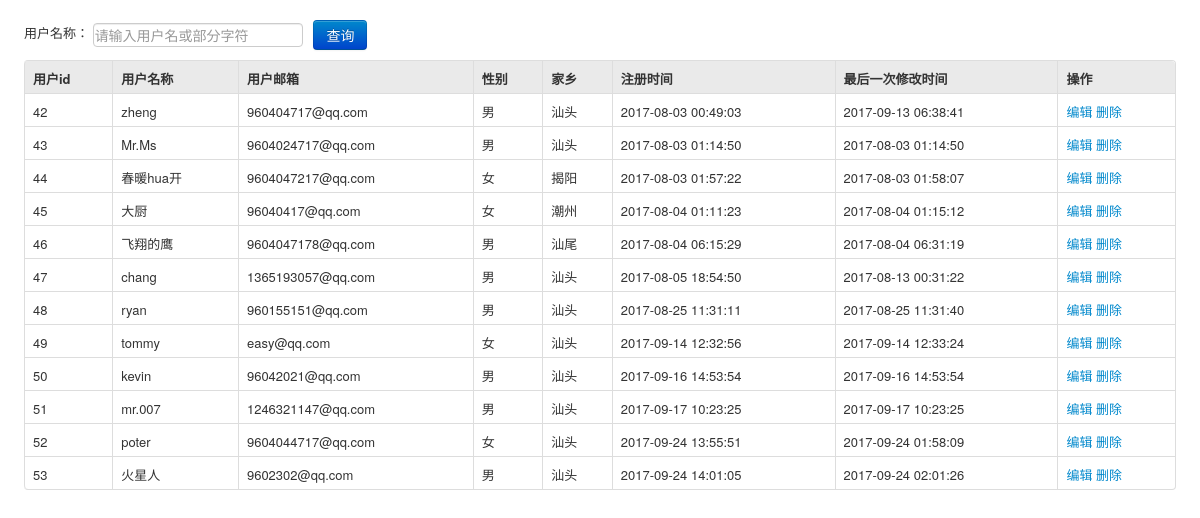
Screenshot of /admin/User/index.php with the database file from the repository.
### tables this page shows
CREATE TABLE IF NOT EXISTS `personal_info` (
  `id` int(10) NOT NULL AUTO_INCREMENT,
  `name` varchar(255) NOT NULL,
  `password_digest` char(40) NOT NULL,
  `head_img` varchar(255) NOT NULL DEFAULT '../assets/img/default.jpg',
  `sex` char(4) NOT NULL DEFAULT '男',
  `hometown_city` varchar(40) NOT NULL DEFAULT '汕头',
  `hometown_province` varchar(40) NOT NULL DEFAULT '潮汕',
  `email` varchar(255) NOT NULL,
  `personal_write` varchar(255) DEFAULT NULL,
  `created_at` datetime NOT NULL,
  `updated_at` datetime NOT NULL,
  PRIMARY KEY (`id`)
);

### admin/models/admin.php (called while the page is built, shortened)
<?php
function sel_perInfo($dbc)
{
	$q="select * from personal_info";
	$res=$dbc->query($q);
	return $res;
}
 ?>

### admin/User/index.php (the view, shortened to what this page needs)
<?php
require '../../mysql_connect.php';
require '../models/admin.php';
 ?>
<!DOCTYPE html>
<html>
<head>
    <link rel="stylesheet" type="text/css" href="../Css/bootstrap.css" />
    <link rel="stylesheet" type="text/css" href="../Css/bootstrap-responsive.css" />
    <link rel="stylesheet" type="text/css" href="../Css/style.css" />
</head>
<body>
<form class="form-inline definewidth m20" action="index.php" method="post">
    用户名称：
    <input type="text" name="username" id="username" class="abc input-default" placeholder="请输入用户名或部分字符" value="">&nbsp;&nbsp;
    <button type="submit" class="btn btn-primary">查询</button>
</form>
<table class="table table-bordered table-hover definewidth m10">
    <thead>
    <tr>
        <th>用户id</th>
        <th>用户名称</th>
        <th>用户邮箱</th>
        <th>性别</th>
        <th>家乡</th>
        <th>注册时间</th>
        <th>最后一次修改时间</th>
        <th>操作</th>
    </tr>
    </thead>
    <?php  if ($_SERVER['REQUEST_METHOD'] == 'POST') {
                    $username=$_POST['username'];
                    if(!empty($username)){
                        $user_search_res=user_search($dbc,$username);foreach($user_search_res as $user_search_row){?>
                        <tr>
            <td><?php echo $user_search_row['id']; ?></td>
            <td><?php echo $user_search_row['name']; ?></td>
            <td><?php echo $user_search_row['email']; ?></td>
            <td><?php echo $user_search_row['sex']; ?></td>
            <td><?php echo $user_search_row['hometown_city']; ?></td>
            <td><?php echo $user_search_row['created_at']; ?></td>
             <td><?php echo $user_search_row['updated_at']; ?></td>
            <td>
                <a href="edit.php?user_id=<?php echo $user_search_row['id']; ?>">编辑</a>
                <a href="index.php?action=del&user_id=<?php echo $user_search_row['id'];  ?>" >删除</a>
            </td>
        </tr>
         <?php } ?>
</table>
                   <?php }
                }else{
     ?>
     <?php  $res=sel_perInfo($dbc); foreach($res as $row){ ?>
	     <tr>
            <td><?php echo $row['id']; ?></td>
            <td><?php echo $row['name']; ?></td>
            <td><?php echo $row['email']; ?></td>
            <td><?php echo $row['sex']; ?></td>
            <td><?php echo $row['hometown_city']; ?></td>
            <td><?php echo $row['created_at']; ?></td>
             <td><?php echo $row['updated_at']; ?></td>
            <td>
                <a href="edit.php?user_id=<?php echo $row['id']; ?>">编辑</a>
                <a href="index.php?action=del&user_id=<?php echo $row['id'];  ?>" >删除</a>
            </td>
        </tr>
         <?php } ?>
</table>
<?php } ?>
</body>
</html>

### admin/Css/style.css (style rules this page uses)
body { font-size: 13px; }
select, textarea, input[type="text"], input[type="password"], input[type="datetime"], input[type="datetime-local"], input[type="date"], input[type="month"], input[type="time"], input[type="week"], input[type="number"], input[type="email"], input[type="url"], input[type="search"], input[type="tel"], input[type="color"], .uneditable-input { padding: 1px; }
form { margin: 0 0 5px; }
.table td, .table th { padding-top: 8px; padding-bottom: 4px; line-height:20ppx; }
.table th { background-color:#eaeaea; }
.definewidth { width:96%; margin:auto; }
.m10 { margin-top:10px; }
.m20 { padding-top:20px; }

### admin/User/index.php (style rules this page uses)
body { padding-bottom: 40px; }

### rows the page displays
personal_info: id "42", name "zheng", email "960404717@qq.com", sex "男", hometown_city "汕头", created_at "2017-08-03 00:49:03", updated_at "2017-09-13 06:38:41"
personal_info: id "43", name "Mr.Ms", email "9604024717@qq.com", sex "男", hometown_city "汕头", created_at "2017-08-03 01:14:50", updated_at "2017-08-03 01:14:50"
personal_info: id "44", name "春暖hua开", email "9604047217@qq.com", sex "女", hometown_city "揭阳", created_at "2017-08-03 01:57:22", updated_at "2017-08-03 01:58:07"
personal_info: id "45", name "大厨", email "96040417@qq.com", sex "女", hometown_city "潮州", created_at "2017-08-04 01:11:23", updated_at "2017-08-04 01:15:12"
personal_info: id "46", name "飞翔的鹰", email "9604047178@qq.com", sex "男", hometown_city "汕尾", created_at "2017-08-04 06:15:29", updated_at "2017-08-04 06:31:19"
personal_info: id "47", name "chang", email "1365193057@qq.com", sex "男", hometown_city "汕头", created_at "2017-08-05 18:54:50", updated_at "2017-08-13 00:31:22"
personal_info: id "48", name "ryan", email "960155151@qq.com", sex "男", hometown_city "汕头", created_at "2017-08-25 11:31:11", updated_at "2017-08-25 11:31:40"
personal_info: id "49", name "tommy", email "easy@qq.com", sex "女", hometown_city "汕头", created_at "2017-09-14 12:32:56", updated_at "2017-09-14 12:33:24"
personal_info: id "50", name "kevin", email "96042021@qq.com", sex "男", hometown_city "汕头", created_at "2017-09-16 14:53:54", updated_at "2017-09-16 14:53:54"
personal_info: id "51", name "mr.007", email "1246321147@qq.com", sex "男", hometown_city "汕头", created_at "2017-09-17 10:23:25", updated_at "2017-09-17 10:23:25"
personal_info: id "52", name "poter", email "9604044717@qq.com", sex "女", hometown_city "汕头", created_at "2017-09-24 13:55:51", updated_at "2017-09-24 01:58:09"
personal_info: id "53", name "火星人", email "9602302@qq.com", sex "男", hometown_city "汕头", created_at "2017-09-24 14:01:05", updated_at "2017-09-24 02:01:26"
